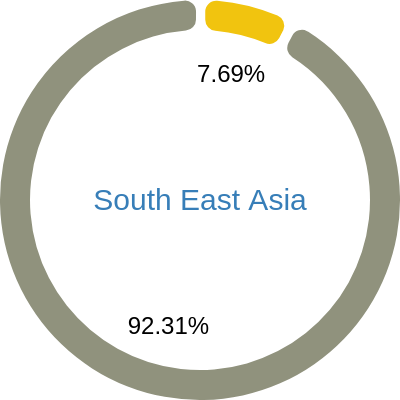

Here is the Vega-Lite specification saved for this chart:
### Vega specification from a JSON file in a GitHub repository (floating-point values rounded to 4 significant figures)
{"$schema": "https://vega.github.io/schema/vega/v5.json", "description": "Donut Chart of Development Status in South East Asia", "width": 200, "height": 200, "autosize": "none", "signals": [{"name": "startAngle", "value": 0}, {"name": "endAngle", "value": 6.29}, {"name": "padAngle", "value": 0.04}, {"name": "innerRadius", "value": 85}, {"name": "cornerRadius", "value": 5.5}, {"name": "sort", "value": false}], "data": [{"name": "table", "values": [{"Region": "Developed", "Total_cases": 1}, {"Region": "Developing", "Total_cases": 12}], "transform": [{"type": "joinaggregate", "fields": ["Total_cases"], "ops": ["sum"], "as": ["Total"]}, {"type": "formula", "expr": "(datum.Total_cases / datum.Total) * 100", "as": "Percentage"}, {"type": "pie", "field": "Total_cases", "startAngle": {"signal": "startAngle"}, "endAngle": {"signal": "endAngle"}, "sort": {"signal": "sort"}}]}], "scales": [{"name": "color", "type": "ordinal", "domain": {"data": "table", "field": "Region"}, "range": ["#F1C40F", "#90927d"]}], "marks": [{"type": "arc", "from": {"data": "table"}, "encode": {"enter": {"fill": {"scale": "color", "field": "Region"}, "x": {"signal": "width / 2"}, "y": {"signal": "height / 2"}}, "update": {"startAngle": {"field": "startAngle"}, "endAngle": {"field": "endAngle"}, "padAngle": {"signal": "padAngle"}, "innerRadius": {"signal": "innerRadius"}, "outerRadius": {"signal": "width / 2"}, "cornerRadius": {"signal": "cornerRadius"}}}}, {"name": "mark_id", "type": "text", "from": {"data": "table"}, "encode": {"enter": {"text": {"signal": "if(datum['endAngle'] - datum['startAngle'] < 0.3, '', format(datum['Percentage'], '.2f') + '%')"}, "x": {"signal": "width / 2"}, "y": {"signal": "height / 2"}, "radius": {"signal": "width / 2 * 0.65"}, "theta": {"signal": "(datum['startAngle'] + datum['endAngle']) / 2"}, "fill": {"value": "black"}, "fontSize": {"value": 12}, "align": {"value": "center"}, "baseline": {"value": "middle"}}}}, {"type": "text", "encode": {"enter": {"x": {"signal": "width / 2"}, "y": {"signal": "height / 2"}, "text": {"value": "South East Asia"}, "fontSize": {"value": 15}, "align": {"value": "center"}, "baseline": {"value": "middle"}, "fill": {"value": "#377eb8"}}}}]}
